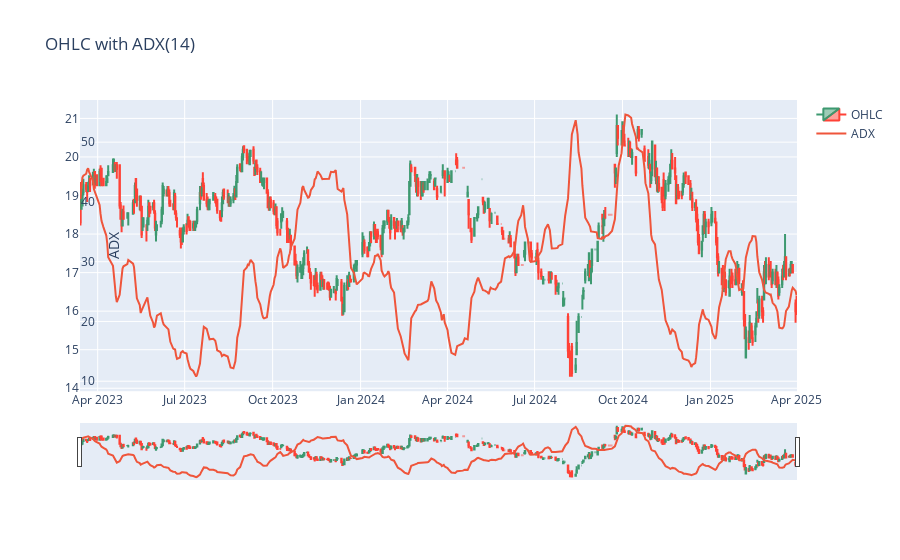

Source (notebook cell):
### Code cell
import plotly.graph_objects as go 

dfpl = data[-500:]
fig = go.Figure(data=[go.Candlestick(x=dfpl.index,
                                    open=dfpl['Open'],
                                    high=dfpl['High'],
                                    low=dfpl['Low'],
                                    close=dfpl['Close'],
                                    name='OHLC'),
                      go.Scatter(x=dfpl.index, y=dfpl['ADX_14'], name='ADX', yaxis='y2')
                                   ])

fig.update_layout(title='OHLC with ADX(14)',
                  yaxis=dict(domain=[0.2, 1]),
                  yaxis2=dict(domain=[0, 0.2],
                              anchor='free',
                              overlaying='y',
                              side='right',
                              title='ADX'))
fig.show()

### Figure 1 — Plotly figure (JSON) as saved in the notebook; plotly's stock layout.template omitted (floating-point values rounded to 4 significant figures; data arrays with more than 128 entries replaced by an {"elided": "..."} marker saying what was removed)
{"data": [{"close": {"elided": "500 float values"}, "high": {"elided": "500 float values"}, "low": {"elided": "500 float values"}, "name": "OHLC", "open": {"elided": "500 float values"}, "type": "candlestick", "x": {"elided": "500 str values"}}, {"name": "ADX", "type": "scatter", "x": {"elided": "500 str values"}, "y": {"elided": "500 float values"}, "yaxis": "y2"}], "layout": {"title": {"text": "OHLC with ADX(14)"}, "yaxis": {"domain": [0.2, 1]}, "yaxis2": {"anchor": "free", "domain": [0, 0.2], "overlaying": "y", "side": "right", "title": {"text": "ADX"}}}}
